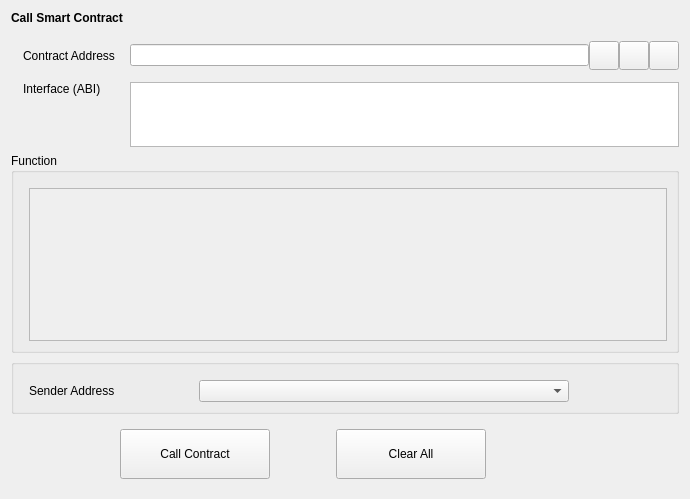
<?xml version="1.0" encoding="UTF-8"?>
<ui version="4.0">
 <class>CallContract</class>
 <widget class="QWidget" name="CallContract">
  <property name="geometry">
   <rect>
    <x>0</x>
    <y>0</y>
    <width>690</width>
    <height>499</height>
   </rect>
  </property>
  <property name="windowTitle">
   <string>Form</string>
  </property>
  <layout class="QVBoxLayout" name="verticalLayout">
   <item>
    <widget class="QStackedWidget" name="stackedWidget">
     <property name="currentIndex">
      <number>0</number>
     </property>
     <widget class="QWidget" name="callContractPage">
      <layout class="QVBoxLayout" name="verticalLayout_4">
       <property name="leftMargin">
        <number>0</number>
       </property>
       <property name="topMargin">
        <number>0</number>
       </property>
       <property name="rightMargin">
        <number>0</number>
       </property>
       <property name="bottomMargin">
        <number>0</number>
       </property>
       <item>
        <widget class="QLabel" name="labelTitle">
         <property name="font">
          <font>
           <weight>75</weight>
           <bold>true</bold>
          </font>
         </property>
         <property name="text">
          <string>Call Smart Contract</string>
         </property>
        </widget>
       </item>
       <item>
        <spacer name="verticalSpacer_4">
         <property name="orientation">
          <enum>Qt::Vertical</enum>
         </property>
         <property name="sizeType">
          <enum>QSizePolicy::Fixed</enum>
         </property>
         <property name="sizeHint" stdset="0">
          <size>
           <width>20</width>
           <height>10</height>
          </size>
         </property>
        </spacer>
       </item>
       <item>
        <layout class="QGridLayout" name="gridLayout">
         <property name="leftMargin">
          <number>12</number>
         </property>
         <property name="horizontalSpacing">
          <number>15</number>
         </property>
         <property name="verticalSpacing">
          <number>12</number>
         </property>
         <item row="0" column="0">
          <widget class="QLabel" name="labelContractAddress">
           <property name="text">
            <string>Contract Address</string>
           </property>
          </widget>
         </item>
         <item row="0" column="2">
          <layout class="QHBoxLayout" name="horizontalLayout_2">
           <item>
            <widget class="QValidatedLineEdit" name="lineEditContractAddress"/>
           </item>
           <item>
            <widget class="QToolButton" name="loadInfoButton">
             <property name="toolTip">
              <string>Choose from contract book page</string>
             </property>
             <property name="text">
              <string/>
             </property>
             <property name="iconSize">
              <size>
               <width>22</width>
               <height>22</height>
              </size>
             </property>
            </widget>
           </item>
           <item>
            <widget class="QToolButton" name="pasteAddressButton">
             <property name="toolTip">
              <string>Paste contract address from clipboard</string>
             </property>
             <property name="text">
              <string/>
             </property>
             <property name="iconSize">
              <size>
               <width>22</width>
               <height>22</height>
              </size>
             </property>
            </widget>
           </item>
           <item>
            <widget class="QToolButton" name="saveInfoButton">
             <property name="toolTip">
              <string>Save contract info</string>
             </property>
             <property name="text">
              <string/>
             </property>
             <property name="iconSize">
              <size>
               <width>22</width>
               <height>22</height>
              </size>
             </property>
            </widget>
           </item>
          </layout>
         </item>
         <item row="1" column="0" alignment="Qt::AlignTop">
          <widget class="QLabel" name="labelInterface">
           <property name="text">
            <string>Interface (ABI)</string>
           </property>
          </widget>
         </item>
         <item row="1" column="2">
          <widget class="QValidatedTextEdit" name="textEditInterface">
           <property name="sizePolicy">
            <sizepolicy hsizetype="Expanding" vsizetype="Fixed">
             <horstretch>0</horstretch>
             <verstretch>0</verstretch>
            </sizepolicy>
           </property>
           <property name="maximumSize">
            <size>
             <width>16777215</width>
             <height>65</height>
            </size>
           </property>
           <property name="horizontalScrollBarPolicy">
            <enum>Qt::ScrollBarAlwaysOff</enum>
           </property>
          </widget>
         </item>
        </layout>
       </item>
       <item>
        <widget class="QGroupBox" name="groupBoxFunction">
         <property name="title">
          <string>Function</string>
         </property>
         <layout class="QVBoxLayout" name="verticalLayout_3">
          <property name="leftMargin">
           <number>15</number>
          </property>
          <property name="topMargin">
           <number>15</number>
          </property>
          <item>
           <widget class="QScrollArea" name="scrollAreaFunction">
            <property name="widgetResizable">
             <bool>true</bool>
            </property>
            <widget class="QWidget" name="scrollAreaWidgetContents">
             <property name="geometry">
              <rect>
               <x>0</x>
               <y>0</y>
               <width>640</width>
               <height>131</height>
              </rect>
             </property>
            </widget>
           </widget>
          </item>
         </layout>
        </widget>
       </item>
       <item>
        <widget class="QGroupBox" name="groupBoxOptional">
         <layout class="QGridLayout" name="gridLayout_3">
          <property name="leftMargin">
           <number>15</number>
          </property>
          <property name="topMargin">
           <number>15</number>
          </property>
          <property name="horizontalSpacing">
           <number>10</number>
          </property>
          <property name="verticalSpacing">
           <number>6</number>
          </property>
          <item row="0" column="0">
           <widget class="QLabel" name="labelSenderAddress">
            <property name="sizePolicy">
             <sizepolicy hsizetype="Fixed" vsizetype="Preferred">
              <horstretch>0</horstretch>
              <verstretch>0</verstretch>
             </sizepolicy>
            </property>
            <property name="minimumSize">
             <size>
              <width>160</width>
              <height>0</height>
             </size>
            </property>
            <property name="text">
             <string>Sender Address</string>
            </property>
           </widget>
          </item>
          <item row="0" column="1">
           <widget class="AddressField" name="lineEditSenderAddress">
            <property name="minimumSize">
             <size>
              <width>370</width>
              <height>0</height>
             </size>
            </property>
            <property name="maximumSize">
             <size>
              <width>370</width>
              <height>16777215</height>
             </size>
            </property>
           </widget>
          </item>
          <item row="0" column="2">
           <spacer name="horizontalSpacer_4">
            <property name="orientation">
             <enum>Qt::Horizontal</enum>
            </property>
            <property name="sizeHint" stdset="0">
             <size>
              <width>0</width>
              <height>20</height>
             </size>
            </property>
           </spacer>
          </item>
         </layout>
        </widget>
       </item>
      </layout>
     </widget>
    </widget>
   </item>
   <item>
    <layout class="QHBoxLayout" name="horizontalLayout">
     <property name="leftMargin">
      <number>9</number>
     </property>
     <property name="topMargin">
      <number>9</number>
     </property>
     <property name="rightMargin">
      <number>9</number>
     </property>
     <property name="bottomMargin">
      <number>9</number>
     </property>
     <item>
      <spacer name="horizontalSpacer">
       <property name="orientation">
        <enum>Qt::Horizontal</enum>
       </property>
       <property name="sizeType">
        <enum>QSizePolicy::Fixed</enum>
       </property>
       <property name="sizeHint" stdset="0">
        <size>
         <width>100</width>
         <height>20</height>
        </size>
       </property>
      </spacer>
     </item>
     <item>
      <widget class="QPushButton" name="pushButtonCallContract">
       <property name="minimumSize">
        <size>
         <width>150</width>
         <height>50</height>
        </size>
       </property>
       <property name="text">
        <string>Call Contract</string>
       </property>
      </widget>
     </item>
     <item>
      <spacer name="horizontalSpacer_3">
       <property name="orientation">
        <enum>Qt::Horizontal</enum>
       </property>
       <property name="sizeType">
        <enum>QSizePolicy::Fixed</enum>
       </property>
       <property name="sizeHint" stdset="0">
        <size>
         <width>60</width>
         <height>20</height>
        </size>
       </property>
      </spacer>
     </item>
     <item>
      <widget class="QPushButton" name="pushButtonClearAll">
       <property name="minimumSize">
        <size>
         <width>150</width>
         <height>50</height>
        </size>
       </property>
       <property name="text">
        <string>Clear All</string>
       </property>
      </widget>
     </item>
     <item>
      <spacer name="horizontalSpacer_2">
       <property name="orientation">
        <enum>Qt::Horizontal</enum>
       </property>
       <property name="sizeHint" stdset="0">
        <size>
         <width>40</width>
         <height>20</height>
        </size>
       </property>
      </spacer>
     </item>
    </layout>
   </item>
  </layout>
 </widget>
 <customwidgets>
  <customwidget>
   <class>QValidatedLineEdit</class>
   <extends>QLineEdit</extends>
   <header>qvalidatedlineedit.h</header>
  </customwidget>
  <customwidget>
   <class>QValidatedTextEdit</class>
   <extends>QTextEdit</extends>
   <header>qvalidatedtextedit.h</header>
  </customwidget>
  <customwidget>
   <class>AddressField</class>
   <extends>QComboBox</extends>
   <header>addressfield.h</header>
  </customwidget>
 </customwidgets>
 <resources/>
 <connections/>
</ui>
